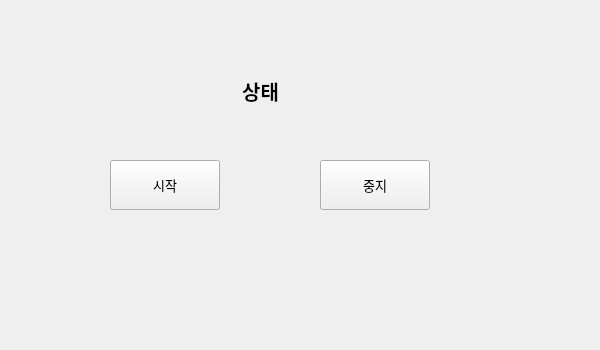
<?xml version="1.0" encoding="UTF-8"?>
<ui version="4.0">
 <class>Form</class>
 <widget class="QWidget" name="Form">
  <property name="geometry">
   <rect>
    <x>0</x>
    <y>0</y>
    <width>600</width>
    <height>350</height>
   </rect>
  </property>
  <property name="maximumSize">
   <size>
    <width>600</width>
    <height>350</height>
   </size>
  </property>
  <property name="windowTitle">
   <string>QtDesigner 연습</string>
  </property>
  <widget class="QLabel" name="lblStatus">
   <property name="geometry">
    <rect>
     <x>200</x>
     <y>70</y>
     <width>121</width>
     <height>41</height>
    </rect>
   </property>
   <property name="font">
    <font>
     <family>맑은 고딕 Semilight</family>
     <pointsize>15</pointsize>
     <weight>75</weight>
     <bold>true</bold>
    </font>
   </property>
   <property name="text">
    <string>상태</string>
   </property>
   <property name="alignment">
    <set>Qt::AlignCenter</set>
   </property>
  </widget>
  <widget class="QPushButton" name="btnStart">
   <property name="geometry">
    <rect>
     <x>110</x>
     <y>160</y>
     <width>110</width>
     <height>50</height>
    </rect>
   </property>
   <property name="font">
    <font>
     <family>맑은 고딕 Semilight</family>
     <pointsize>10</pointsize>
    </font>
   </property>
   <property name="text">
    <string>시작</string>
   </property>
  </widget>
  <widget class="QPushButton" name="btnStop">
   <property name="geometry">
    <rect>
     <x>320</x>
     <y>160</y>
     <width>110</width>
     <height>50</height>
    </rect>
   </property>
   <property name="font">
    <font>
     <family>맑은 고딕 Semilight</family>
     <pointsize>10</pointsize>
    </font>
   </property>
   <property name="text">
    <string>중지</string>
   </property>
  </widget>
 </widget>
 <resources/>
 <connections/>
</ui>
